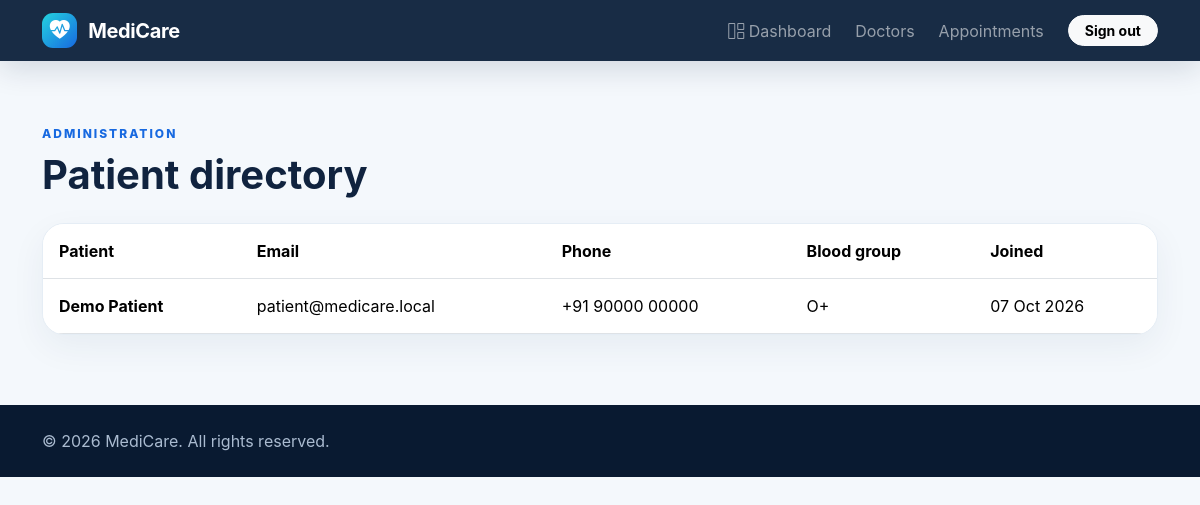
/admin/patients (signed in), run on the app's committed database.
### app.py (models this page shows)
class Patient(db.Model):
    id = db.Column(db.Integer, primary_key=True)
    user_id = db.Column(db.Integer, db.ForeignKey('user.id'), unique=True, nullable=False)
    dob = db.Column(db.Date)
    gender = db.Column(db.String(30))
    phone = db.Column(db.String(30))
    address = db.Column(db.String(300))
    blood_group = db.Column(db.String(10))
    emergency_contact = db.Column(db.String(120))
    user = db.relationship('User', backref=db.backref('patient_profile', uselist=False))

class User(db.Model):
    id = db.Column(db.Integer, primary_key=True)
    name = db.Column(db.String(120), nullable=False)
    email = db.Column(db.String(160), unique=True, nullable=False)
    password_hash = db.Column(db.String(255), nullable=False)
    role = db.Column(db.String(20), nullable=False, default='patient')
    created_at = db.Column(db.DateTime, default=datetime.utcnow)

### app.py (the view)
@app.route('/admin/patients')
@login_required('admin')
def admin_patients(): return render_template('admin/patients.html',patients=Patient.query.all())

### app.py (called while the page is built)
def current_user():
    uid = session.get('user_id')
    return db.session.get(User, uid) if uid else None

@app.context_processor
def inject_globals():
    return {'current_user': current_user(), 'today': date.today()}

def login_required(role=None):
    def decorator(fn):
        @wraps(fn)
        def wrapper(*args, **kwargs):
            user = current_user()
            if not user:
                flash('Please sign in to continue.', 'warning')
                return redirect(url_for('login'))
            if role and user.role != role:
                flash('You do not have permission to access that page.', 'danger')
                return redirect(url_for('dashboard'))
            return fn(*args, **kwargs)
        return wrapper
    return decorator

### templates/admin/patients.html
{% extends 'base.html' %}{% block title %}Manage Patients{% endblock %}{% block content %}<div class="page"><div class="container"><div class="mb-4"><div class="eyebrow">Administration</div><h1 class="fw-bold mt-2">Patient directory</h1></div><div class="cardx table-card"><div class="table-responsive"><table class="table align-middle mb-0"><thead><tr><th>Patient</th><th>Email</th><th>Phone</th><th>Blood group</th><th>Joined</th></tr></thead><tbody>{% for p in patients %}<tr><td><strong>{{p.user.name}}</strong></td><td>{{p.user.email}}</td><td>{{p.phone or '—'}}</td><td>{{p.blood_group or '—'}}</td><td>{{p.user.created_at.strftime('%d %b %Y')}}</td></tr>{% endfor %}</tbody></table></div></div></div></div>{% endblock %}

### static/css/style.css (style rules this page uses)
:root { --ink:#10233f;--muted:#66758b;--primary:#1769e0;--cyan:#19c3d1;--bg:#f4f8fc;--card:#fff }
* { box-sizing:border-box }
body { background:var(--bg);color:var(--ink);font-family:Inter,system-ui,-apple-system,"Segoe UI",sans-serif }
.eyebrow { text-transform:uppercase;letter-spacing:2px;font-size:.75rem;font-weight:800;color:var(--primary) }
.cardx { background:var(--card);border:1px solid #e5edf5;border-radius:22px;box-shadow:0 12px 35px rgba(24,50,80,.06) }
.page { padding:125px 0 70px }
.table-card { overflow:hidden }
.table> :not(caption)>*>* { padding:15px 16px }

### data on the page
Patient: user.name "Demo Patient", user.email "patient@medicare.local", phone "+91 90000 00000", blood_group "O+", user.created_at "07 Oct 2026"
